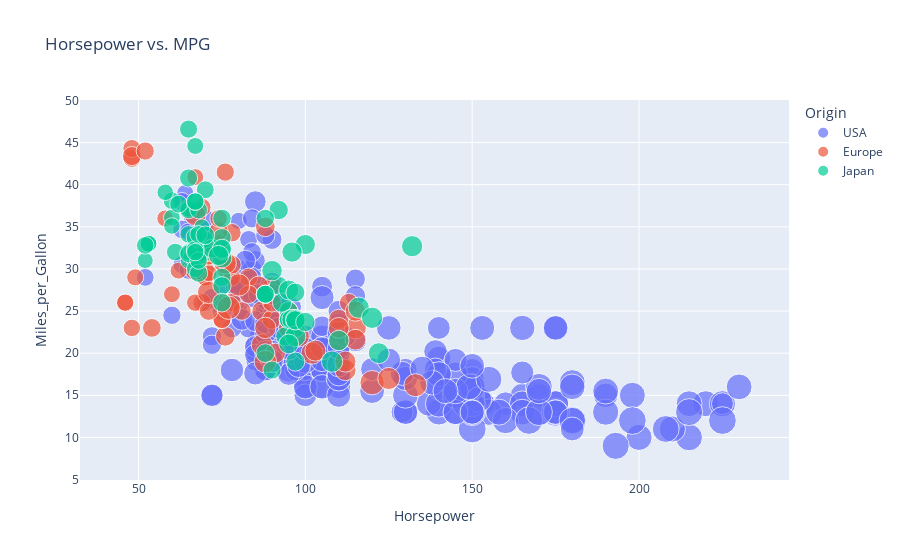

The notebook cell this image was saved under:
### Code cell
fg = px.scatter(df, x='Horsepower', y = 'Miles_per_Gallon',color='Origin',size='Weight_in_lbs', hover_data=['Name'],title='Horsepower vs. MPG' )
fg.show()

### Figure 1 — Plotly figure (JSON) as saved in the notebook; plotly's stock layout.template omitted (floating-point values rounded to 4 significant figures; data arrays with more than 128 entries replaced by an {"elided": "..."} marker saying what was removed)
{"data": [{"customdata": {"elided": "254x1 str values"}, "hovertemplate": "Origin=USA<br>Horsepower=%{x}<br>Miles_per_Gallon=%{y}<br>Weight_in_lbs=%{marker.size}<br>Name=%{customdata[0]}<extra></extra>", "legendgroup": "USA", "marker": {"color": "#636efa", "size": {"elided": "254 int values"}, "sizemode": "area", "sizeref": 12.85, "symbol": "circle"}, "mode": "markers", "name": "USA", "orientation": "v", "showlegend": true, "type": "scatter", "visible": true, "x": {"elided": "254 int values"}, "xaxis": "x", "y": {"elided": "254 float values"}, "yaxis": "y"}, {"customdata": [["citroen ds-21 pallas"], ["volkswagen 1131 deluxe sedan"], ["peugeot 504"], ["audi 100 ls"], ["saab 99e"], ["bmw 2002"], ["volkswagen super beetle 117"], ["opel 1900"], ["peugeot 304"], ["fiat 124b"], ["volkswagen model 111"], ["volkswagen type 3"], ["volvo 145e (sw)"], ["volkswagen 411 (sw)"], ["peugeot 504 (sw)"], ["renault 12 (sw)"], ["volkswagen super beetle"], ["fiat 124 sport coupe"], ["fiat 128"], ["opel manta"], ["audi 100ls"], ["volvo 144ea"], ["saab 99le"], ["audi fox"], ["volkswagen dasher"], ["opel manta"], ["fiat 128"], ["fiat 124 tc"], ["fiat x1.9"], ["volkswagen dasher"], ["volkswagen rabbit"], ["audi 100ls"], ["peugeot 504"], ["volvo 244dl"], ["saab 99le"], ["fiat 131"], ["opel 1900"], ["renault 12tl"], ["vw rabbit"], ["volkswagen rabbit"], ["volvo 245"], ["peugeot 504"], ["mercedes-benz 280s"], ["renault 5 gtl"], ["volkswagen rabbit custom"], ["volkswagen dasher"], ["bmw 320i"], ["volkswagen rabbit custom diesel"], ["audi 5000"], ["volvo 264gl"], ["saab 99gle"], ["peugeot 604sl"], ["volkswagen scirocco"], ["vw rabbit custom"], ["mercedes benz 300d"], ["peugeot 504"], ["fiat strada custom"], ["vw rabbit"], ["audi 4000"], ["vw rabbit c (diesel)"], ["vw dasher (diesel)"], ["audi 5000s (diesel)"], ["mercedes-benz 240d"], ["renault lecar deluxe"], ["vokswagen rabbit"], ["triumph tr7 coupe"], ["volkswagen jetta"], ["renault 18i"], ["peugeot 505s turbo diesel"], ["saab 900s"], ["volvo diesel"], ["volkswagen rabbit l"], ["vw pickup"]], "hovertemplate": "Origin=Europe<br>Horsepower=%{x}<br>Miles_per_Gallon=%{y}<br>Weight_in_lbs=%{marker.size}<br>Name=%{customdata[0]}<extra></extra>", "legendgroup": "Europe", "marker": {"color": "#EF553B", "size": [3090, 1835, 2672, 2430, 2375, 2234, 1978, 2123, 2074, 2065, 1834, 2254, 2933, 2511, 2979, 2189, 1950, 2265, 1867, 2158, 2582, 2868, 2660, 2219, 1963, 2300, 2108, 2246, 2000, 2223, 1937, 2694, 2957, 2945, 2671, 2464, 2220, 2202, 1937, 1825, 3150, 3270, 3820, 1825, 1940, 2190, 2600, 1985, 2830, 3140, 2795, 3410, 1990, 1925, 3530, 3190, 2130, 2144, 2188, 2085, 2335, 2950, 3250, 1835, 1845, 2500, 2190, 2320, 3230, 2800, 3160, 1980, 2130], "sizemode": "area", "sizeref": 12.85, "symbol": "circle"}, "mode": "markers", "name": "Europe", "orientation": "v", "showlegend": true, "type": "scatter", "visible": true, "x": [115, 46, 87, 90, 95, 113, 48, 90, 70, 76, 60, 54, 112, 76, 87, 69, 46, 90, 49, 75, 91, 112, 110, 83, 67, 78, 75, 75, 67, 71, 70, 95, 88, 98, 115, 86, 81, 83, 70, 71, 102, 88, 120, 58, 78, 78, 110, 48, 103, 125, 115, 133, 71, 71, 77, 71, 69, 76, 78, 48, 48, 67, 67, 67, 62, 88, 74, 74, 80, 110, 76, 74, 52], "xaxis": "x", "y": [23, 26, 25, 24, 25, 26, 23, 28, 30, 30, 27, 23, 18, 22, 21, 26, 26, 26, 29, 24, 20, 19, 24, 29, 26, 26, 24, 26, 31, 25, 29, 23, 23, 22, 25, 28, 25, 27, 29, 29.5, 20, 19, 16.5, 36, 29, 30.5, 21.5, 43.1, 20.3, 17, 21.6, 16.2, 31.5, 31.9, 25.4, 27.2, 37.3, 41.5, 34.3, 44.3, 43.4, 36.4, 30, 40.9, 29.8, 35, 33, 34.5, 28.1, 23, 30.7, 36, 44], "yaxis": "y"}, {"customdata": [["toyota corona mark ii"], ["datsun pl510"], ["datsun pl510"], ["toyota corona"], ["toyota corolla 1200"], ["datsun 1200"], ["toyota corona hardtop"], ["mazda rx2 coupe"], ["datsun 510 (sw)"], ["toyouta corona mark ii (sw)"], ["toyota corolla 1600 (sw)"], ["toyota carina"], ["datsun 610"], ["maxda rx3"], ["toyota mark ii"], ["datsun b210"], ["toyota corolla 1200"], ["toyota corona"], ["datsun 710"], ["honda civic"], ["subaru"], ["toyota corolla"], ["toyota corona"], ["datsun 710"], ["honda civic cvcc"], ["honda civic"], ["datsun b-210"], ["toyota corolla"], ["toyota mark ii"], ["honda Accelerationord cvcc"], ["datsun f-10 hatchback"], ["toyota corolla liftback"], ["subaru dl"], ["datsun 810"], ["mazda rx-4"], ["mazda glc deluxe"], ["datsun b210 gx"], ["honda civic cvcc"], ["toyota corona"], ["datsun 510"], ["toyota celica gt liftback"], ["datsun 200-sx"], ["honda Accelerationord lx"], ["maxda glc deluxe"], ["datsun 210"], ["toyota corolla tercel"], ["datsun 310"], ["toyota corona liftback"], ["mazda 626"], ["datsun 510 hatchback"], ["toyota corolla"], ["mazda glc"], ["datsun 210"], ["honda civic 1500 gl"], ["subaru dl"], ["datsun 280-zx"], ["mazda rx-7 gs"], ["honda Accelerationord"], ["toyota starlet"], ["honda civic 1300"], ["subaru"], ["datsun 210"], ["toyota tercel"], ["mazda glc 4"], ["honda prelude"], ["toyota corolla"], ["datsun 200sx"], ["mazda 626"], ["toyota cressida"], ["datsun 810 maxima"], ["mazda glc custom l"], ["mazda glc custom"], ["nissan stanza xe"], ["honda Accelerationord"], ["toyota corolla"], ["honda civic"], ["honda civic (auto)"], ["datsun 310 gx"], ["toyota celica gt"]], "hovertemplate": "Origin=Japan<br>Horsepower=%{x}<br>Miles_per_Gallon=%{y}<br>Weight_in_lbs=%{marker.size}<br>Name=%{customdata[0]}<extra></extra>", "legendgroup": "Japan", "marker": {"color": "#00cc96", "size": [2372, 2130, 2130, 2228, 1773, 1613, 2278, 2330, 2288, 2506, 2100, 2279, 2379, 2124, 2807, 1950, 1836, 1649, 2003, 2489, 2391, 2171, 2702, 2545, 1795, 1795, 1990, 2155, 2930, 2045, 1945, 2265, 1985, 2815, 2720, 1985, 2070, 1800, 2560, 2300, 2515, 2405, 2135, 1975, 2020, 1968, 2019, 2711, 2542, 2434, 2265, 2110, 2110, 1850, 2145, 2910, 2420, 2290, 1755, 1760, 2065, 1975, 2050, 1985, 2210, 2350, 2615, 2635, 2900, 2930, 2025, 1970, 2160, 2205, 2245, 1965, 1965, 1995, 2665], "sizemode": "area", "sizeref": 12.85, "symbol": "circle"}, "mode": "markers", "name": "Japan", "orientation": "v", "showlegend": true, "type": "scatter", "visible": true, "x": [95, 88, 88, 95, 65, 69, 95, 97, 92, 97, 88, 88, 94, 90, 122, 67, 65, 52, 61, 97, 93, 75, 96, 97, 53, 53, 70, 75, 108, 68, 70, 75, 67, 97, 110, 52, 70, 60, 95, 97, 95, 97, 68, 65, 65, 60, 65, 90, 75, 92, 75, 65, 65, 67, 67, 132, 100, 72, 58, 60, 67, 65, 62, 68, 75, 75, 100, 74, 116, 120, 68, 68, 88, 75, 70, 67, 67, 67, 96], "xaxis": "x", "y": [24, 27, 27, 25, 31, 35, 24, 19, 28, 23, 27, 20, 22, 18, 20, 31, 32, 31, 32, 24, 26, 29, 24, 24, 33, 33, 32, 28, 19, 31.5, 33.5, 26, 30, 22, 21.5, 32.8, 39.4, 36.1, 27.5, 27.2, 21.1, 23.9, 29.5, 34.1, 31.8, 38.1, 37.2, 29.8, 31.3, 37, 32.2, 46.6, 40.8, 44.6, 33.8, 32.7, 23.7, 32.4, 39.1, 35.1, 32.3, 37, 37.7, 34.1, 33.7, 32.4, 32.9, 31.6, 25.4, 24.2, 37, 31, 36, 36, 34, 38, 32, 38, 32], "yaxis": "y"}], "layout": {"autosize": true, "legend": {"itemsizing": "constant", "title": {"text": "Origin"}, "tracegroupgap": 0}, "title": {"text": "Horsepower vs. MPG"}, "xaxis": {"anchor": "y", "autorange": true, "domain": [0, 1], "range": [32.52, 244.9], "title": {"text": "Horsepower"}, "type": "linear"}, "yaxis": {"anchor": "x", "autorange": true, "domain": [0, 1], "range": [2.352, 51.86], "title": {"text": "Miles_per_Gallon"}, "type": "linear"}}}
